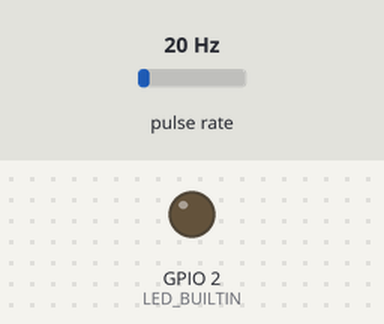
This sketch was run on a simulated ESP32. On the bench: output pins drawn as LEDs (lit = HIGH). Wiring (inferred from the names in the program): pulse sensor: data GPIO 4. Inputs (shaded band) come from the test bench; at power-on: pulse rate 20 Hz. WiFi joins after 1.5 s; servers stay silent unless stated; what the sketch prints to the serial monitor is not drawn.

Above: at 0.1 s.
At 2.1 s:
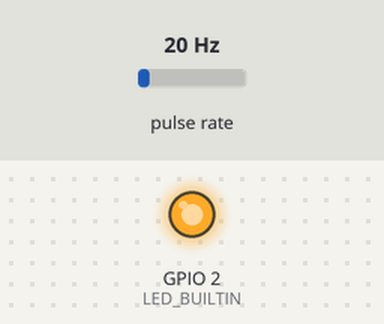
Timing chart, 0 to 3.6 s (numbered marks = the images above):
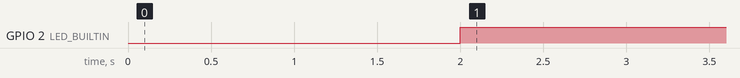

The sketch:

water_flow.ino
```cpp
/*
  Application:
  - Interface water flow sensor with ESP32 board, exposing data via WiFi (HTTP JSON).

  Board:
  - ESP32 Dev Module
    https://my.cytron.io/p-node32-lite-wifi-and-bluetooth-development-kit
  Sensor:
  - G 1/2 Water Flow Sensor
    https://my.cytron.io/p-g-1-2-water-flow-sensor
*/

#include <WiFi.h>
#include <WebServer.h>

#define LED_BUILTIN 2
#define SENSOR  4

// ---------- WiFi ----------
const char* ssid     = "WIFI";
const char* password = "SENHA";

// ---------- IP Fixo ----------
// Ajuste esses valores conforme a rede do seu roteador.
// - local_IP: o IP que o ESP32 vai sempre usar (escolha um FORA da faixa
//   de DHCP do seu roteador, para não conflitar com outros aparelhos).
// - gateway: normalmente o IP do próprio roteador (geralmente termina em .1).
// - subnet: quase sempre 255.255.255.0 em redes domésticas.
// - primaryDNS/secondaryDNS: pode manter o DNS do Google, ou usar o do roteador.
//IPAddress local_IP(192, 168, 0, 2);
//IPAddress gateway(192, 168, 0, 1);
IPAddress local_IP(192, 168, 100, 250);
IPAddress gateway(192, 168, 100, 1);
IPAddress subnet(255, 255, 255, 0);
IPAddress dns(192, 168, 100, 1);
IPAddress primaryDNS(8, 8, 8, 8);
IPAddress secondaryDNS(8, 8, 4, 4);

WebServer server(80);

// ---------- Sensor de fluxo ----------
long currentMillis = 0;
long previousMillis = 0;
int interval = 2000;  // janela de medição aumentada de 1000ms para 2000ms
float calibrationFactor = 4.5;
volatile unsigned int pulseCount;
float flowRate;
unsigned int flowMilliLitres;
unsigned long totalMilliLitres;

// Debounce do sensor (ignora pulsos muito próximos, tipicamente ruído elétrico)
volatile unsigned long lastPulseTime = 0;
const unsigned long DEBOUNCE_MICROS = 1000; // 1ms

// Limiar mínimo (L/min) para considerar que "tem água passando"
const float FLOW_THRESHOLD = 0.5;
bool flowing = false;

void IRAM_ATTR pulseCounter()
{
  unsigned long now = micros();
  if (now - lastPulseTime > DEBOUNCE_MICROS) {
    pulseCount++;
    lastPulseTime = now;
  }
}

// ---------- Handlers HTTP ----------
void handleStatus()
{
  server.sendHeader("Access-Control-Allow-Origin", "*");

  String json = "{";
  json += "\"flowing\":" + String(flowing ? "true" : "false") + ",";
  json += "\"flowRateLmin\":" + String(flowRate, 2) + ",";
  json += "\"totalMilliLitres\":" + String(totalMilliLitres) + ",";
  json += "\"totalLitres\":" + String(totalMilliLitres / 1000.0, 2);
  json += "}";

  server.send(200, "application/json", json);
}

void handleStatusOptions()
{
  // Resposta ao preflight OPTIONS que o navegador envia antes de requisições
  // com Content-Type application/json, quando a origem é diferente do ESP32
  server.sendHeader("Access-Control-Allow-Origin", "*");
  server.sendHeader("Access-Control-Allow-Methods", "GET, OPTIONS");
  server.sendHeader("Access-Control-Allow-Headers", "Content-Type");
  server.send(204);
}

void handleRoot()
{
  String html = "<!DOCTYPE html><html><head><meta charset='utf-8'>";
  html += "<meta http-equiv='refresh' content='2'>";
  html += "<title>Monitor de Fluxo de Agua</title></head><body>";
  html += "<h2>Monitor de Fluxo de Agua</h2>";
  html += "<p><b>Status:</b> " + String(flowing ? "AGUA PASSANDO" : "SEM FLUXO") + "</p>";
  html += "<p><b>Vazao atual:</b> " + String(flowRate, 2) + " L/min</p>";
  html += "<p><b>Total acumulado:</b> " + String(totalMilliLitres / 1000.0, 2) + " L</p>";
  html += "</body></html>";

  server.send(200, "text/html", html);
}

void handlePing()
{
  server.send(200, "text/plain", "pong");
}

void setup()
{
  Serial.begin(115200);

  pinMode(LED_BUILTIN, OUTPUT);
  pinMode(SENSOR, INPUT_PULLUP);

  pulseCount = 0;
  flowRate = 0.0;
  flowMilliLitres = 0;
  totalMilliLitres = 0;
  previousMillis = 0;

  attachInterrupt(digitalPinToInterrupt(SENSOR), pulseCounter, FALLING);

  // ---------- Configura IP fixo ----------
  // Precisa ser chamado ANTES do WiFi.begin(). Se falhar (ex: valores fora
  // da faixa da rede), o ESP32 continua e recebe IP via DHCP normalmente.
  if (!WiFi.config(local_IP, gateway, subnet, primaryDNS, secondaryDNS)) {
    Serial.println("Falha ao configurar IP fixo, usando DHCP.");
  }

  // ---------- Conecta ao WiFi ----------
  WiFi.begin(ssid, password);
  Serial.print("Conectando ao WiFi");
  while (WiFi.status() != WL_CONNECTED) {
    delay(500);
    Serial.print(".");
  }
  Serial.println();
  Serial.print("Conectado! IP: ");
  Serial.println(WiFi.localIP());
  Serial.print("MAC do ESP32: ");
  Serial.println(WiFi.macAddress());

  // Desativa o modo de economia de energia do rádio WiFi.
  // Sem isso, o ESP32 pode atrasar respostas ocasionalmente para economizar
  // energia, o que aparenta "desconexão" intermitente no app.
  WiFi.setSleep(false);

  // ---------- Rotas do servidor ----------
  server.on("/", handleRoot);
  server.on("/status", HTTP_GET, handleStatus);
  server.on("/status", HTTP_OPTIONS, handleStatusOptions);
  server.on("/ping", handlePing);
  server.begin();
  Serial.println("Servidor HTTP iniciado.");
}

void loop()
{
  server.handleClient();  // precisa ser chamado continuamente

  currentMillis = millis();
  if (currentMillis - previousMillis > interval) {

    // Copia o contador de pulsos acumulados durante a janela e zera com interrupts desligadas
    // (evita condição de corrida entre o loop e a ISR)
    noInterrupts();
    unsigned int pulses = pulseCount;
    pulseCount = 0;
    interrupts();

    unsigned long elapsed = millis() - previousMillis; // tempo real decorrido (ms) nesta janela
    previousMillis = millis();

    // Frequência de pulsos em Hz (pulsos por segundo), com base no tempo real decorrido
    float frequencyHz = (pulses * 1000.0) / elapsed;

    // Vazão em L/min: frequência (Hz) dividida pelo fator de calibração do sensor
    flowRate = frequencyHz / calibrationFactor;

    // Volume que passou nesta janela (elapsed ms), em mL
    flowMilliLitres = (unsigned int)((flowRate / 60.0) * (elapsed / 1000.0) * 1000.0);
    totalMilliLitres += flowMilliLitres;

    // Atualiza o flag binário de fluxo
    flowing = (flowRate > FLOW_THRESHOLD);
    digitalWrite(LED_BUILTIN, flowing ? HIGH : LOW);

    Serial.print("Flow rate: ");
    Serial.print(flowRate, 2);
    Serial.print("L/min");
    Serial.print("\t");

    Serial.print("Output Liquid Quantity: ");
    Serial.print(totalMilliLitres);
    Serial.print("mL / ");
    Serial.print(totalMilliLitres / 1000);
    Serial.println("L");
  }
}
```

Measured:
- by itself, GPIO 2 (LED_BUILTIN): LOW → HIGH at 2.0 s
